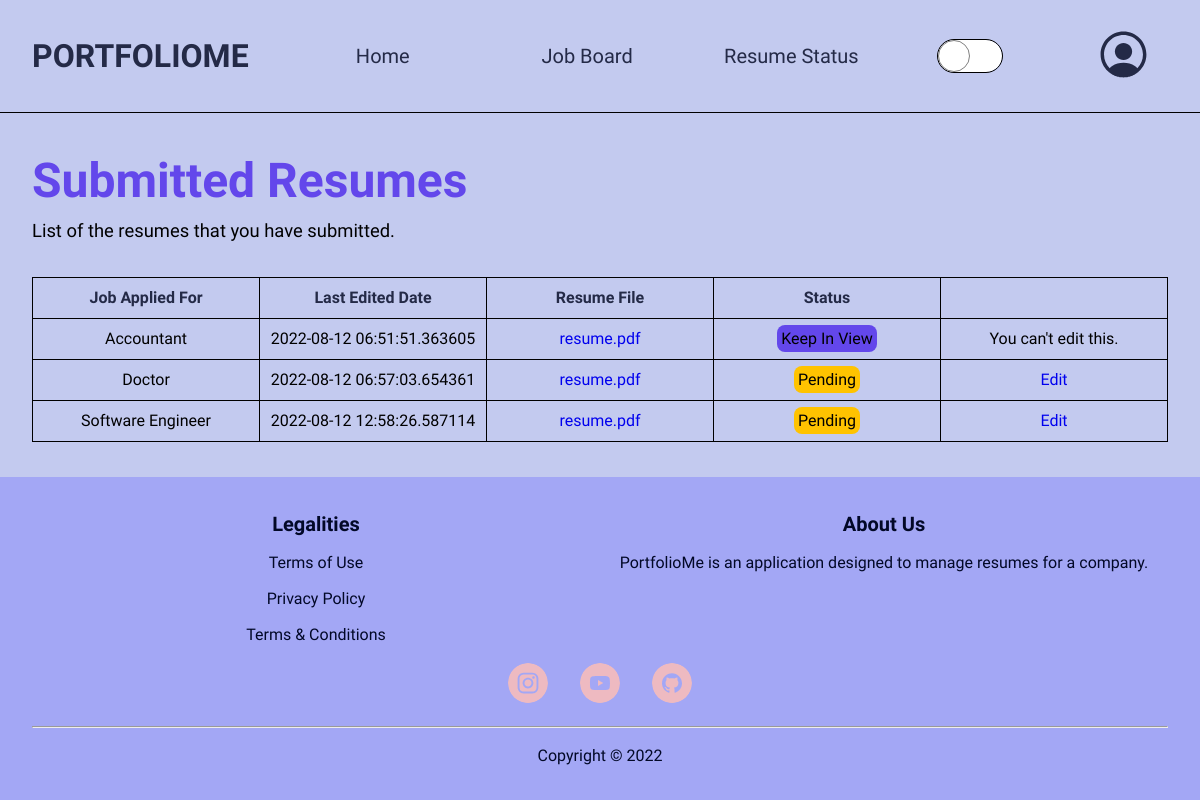
The page /resume_status (signed in) on the database its author committed.
### PortfolioMe/models.py (models this page shows, shortened)
class JobBoard(db.Model):
    __tablename__ = 'jobboard'
    id = db.Column(db.Integer, primary_key=True)
    name = db.Column(db.String(50), nullable=False)
    highlights = db.Column(db.String(200), nullable=False)
    description = db.Column(db.Text, nullable=False)
    department = db.Column(db.String(50), nullable=False)
    min_salary = db.Column(db.Float, nullable=False)
    max_salary = db.Column(db.Float, nullable=False)
    position_level = db.Column(db.String(20), nullable=False)
    years_of_experience = db.Column(db.String(10), nullable=False)
    job_type = db.Column(db.String(10), nullable=False)
    specializations = db.Column(db.String(50), nullable=False)
    job_image = db.Column(db.String(50), nullable=False)
    resumes_submitted_list = db.relationship(
        'Resume', backref='associated_job_board', lazy=True)

class Resume(db.Model):
    __tablename__ = 'resume'
    id = db.Column(db.Integer, primary_key=True)
    applicant_details = db.Column(db.Text, unique=False, nullable=False)
    date_edited = db.Column(db.DateTime, unique=False, nullable=False,
                            default=datetime.utcnow)
    is_bookmarked = db.Column(db.Boolean, unique=False,
                              nullable=False, default=False)
    is_hired = db.Column(db.Boolean, unique=False,
                         nullable=False, default=False)
    status = db.Column(db.String(20), unique=False,
                       nullable=False, default="Pending")
    image = db.Column(db.String(50), unique=False, nullable=False)
    additional_documents = db.Column(db.Text, unique=False, default="")
    applicant_id = db.Column(db.Integer, db.ForeignKey(
        'applicant.id'), nullable=False)
    job_id = db.Column(db.Integer, db.ForeignKey(
        'jobboard.id'), nullable=False)
    resume_details_ref = db.relationship(
        'Resume_Details', backref='associated_resume', uselist=False)

### PortfolioMe/client/routes.py (the view)
@client.route("/resume_status")
@login_required
def resume_status():
    resumes = Resume.query.filter_by(applicant_id=current_user.id).all()
    jobs = JobBoard.query.filter(JobBoard.resumes_submitted_list.any(
        applicant_id=current_user.id)).all()
    return render_template("client/resume_status.html", resumes=resumes, jobs=jobs)

### PortfolioMe/models.py (called while the page is built)
@login_manager.user_loader
def load_user(user_id):
    applicant = Applicant.query.get(int(user_id))
    if applicant.status != "Active":
        return None and logout_user
    return applicant

### PortfolioMe/templates/client/resume_status.html (shortened to what this page needs)
{% extends "layout/base.html" %}  {% block css %}
<link
    rel="stylesheet"
    href="{{ url_for('static', filename='css/client/resume_status.css') }}"
/>{% endblock %} {% block content %}
<main class="resume-list-container">
    <div class="resume-list-header">
        <h1>Submitted Resumes</h1>
        <p>List of the resumes that you have submitted.</p>
    </div>
    <div class="table-container">
        <table>
            <thead>
                <tr>
                    <th>Job Applied For</th>
                    <th>Last Edited Date</th>
                    <th>Resume File</th>
                    <th>Status</th>
                    <th></th>
                </tr>
            </thead>
            {% if resume is not none %} {% for resume in resumes %}
            <tbody>
                <tr>
                    <td>
                        {% for job in jobs %} {% if job.id == resume.job_id %}
                        {{ job.name }} {% endif %} {% endfor %}
                    </td>
                    <td>{{ resume.date_edited }}</td>
                    <td>
                        <a
                            href="{{ url_for('static', filename='resumes/' + resume.image) }}"
                            target="_blank"
                            >resume.pdf</a
                        >
                    </td>
                    <td>
                        {% if resume.status == "Accepted" %}
                        <span style="background-color: hsl(var(--green))"
                            >Accepted</span
                        >
                        {% elif resume.status == "Rejected" %}
                        <span style="background-color: hsl(var(--red))"
                            >Rejected</span
                        >
                        {% elif resume.status == "Pending" %}
                        <span style="background-color: hsl(var(--yellow))"
                            >Pending</span
                        >
                        {% elif resume.status == "Keep In View" %}
                        <span style="background-color: hsl(var(--accent-blue))"
                            >Keep In View</span
                        >
                        {% endif %}
                    </td>
                    <td>
                        {% if resume.status == "Pending" %}
                        <a
                            class="edit-resume-details-btn"
                            target="_blank"
                            href="{{ url_for('client.upload_resume_details', job_id=resume.job_id, resume_details_id=resume.resume_details_ref.id) }}"
                            >Edit</a
                        >
                        {% else %} You can't edit this. {% endif %}
                    </td>
                </tr>
            </tbody>
            {% endfor %} {% endif %}
        </table>
    </div>
</main>
{% endblock %}

### PortfolioMe/templates/layout/base.html (shortened to what this page needs)
<!DOCTYPE html>
<html lang="en">
    <head>
        <link
            rel="stylesheet"
            href="{{ url_for('static', filename='css/layout/base.css') }}"
        />
        <link
            rel="stylesheet"
            href="{{ url_for('static', filename='css/layout/reset.css') }}"
        />
        {% block css %} {% endblock %}
    </head>
    <body>
        <header>
            <div class="logo">
                <a href="{{ url_for('main.home') }}">PortfolioMe</a>
            </div>
            <nav class="navigation-bar">
                <ul>
                    {% if current_user.is_authenticated %}
                    <li>
                        <a href="{{ url_for('main.home') }}">Home</a>
                    </li>
                    <li>
                        <a href="{{ url_for('client.job_board') }}"
                            >Job Board</a
                        >
                    </li>
                    <li>
                        <a href="{{ url_for('client.resume_status') }}"
                            >Resume Status</a
                        >
                    </li>
                    {% endif %}
                </ul>
            </nav>
            <div class="toggle-dark-light-mode">
            </div>
            {% if current_user.is_authenticated %}
            <div class="profile-container">
                <button id="profile">
                </button>
            </div>
            {% else %}
            <div class="authentication-box">
                <a href="{{ url_for('auth.login') }}" class="login-btn"
                    >Login</a
                >
            </div>
            {% endif %}
        </header>
        {% block content %} {% endblock %}
        <footer>
            <div class="legalities">
                <h4>Legalities</h4>
                <a href="#">Terms of Use</a>
                <a href="#">Privacy Policy</a>
                <a href="#">Terms &amp; Conditions</a>
            </div>
            <div class="about-us">
                <h4>About Us</h4>
                <p>
                    PortfolioMe is an application designed to manage resumes for
                    a company.
                </p>
            </div>
            <div class="icons">
                <a href="#"
                    >
                </a>
                <a href="#"
                    >
                </a>
                <a href="#"
                    >
                </a>
            </div>
            <hr />
            <div class="copyright">Copyright &copy; 2022</div>
        </footer>
    </body>
</html>

### PortfolioMe/static/css/layout/base.css (style rules this page uses)
body { display: grid; grid-template-rows: auto 1fr auto; }
header { background-color: hsl(var(--light-blue)); display: grid; grid-template-columns: 1fr 4fr 1fr 1fr; border-bottom: 1px solid black; }
.logo { padding: 2em; }
.logo > a { font-size: 2rem; text-transform: uppercase; color: hsl(var(--dark-blue)); font-weight: 700; }
.navigation-bar > ul { display: flex; justify-content: space-around; align-items: center; height: 100%; list-style: none; }
.navigation-bar li { position: relative; width: 100%; height: 100%; }
.navigation-bar li::after { content: ''; display: block; height: 3px; width: 0; background-color: hsl(var(--dark-blue)); position: absolute; bottom: 0; transition: width 200ms ease-in-out; }
.navigation-bar a { font-size: 1.25rem; color: hsl(var(--dark-blue)); font-weight: 500; width: 100%; height: 100%; display: flex; justify-content: center; align-items: center; }
.toggle-dark-light-mode { display: flex; justify-content: center; align-items: center; }
.toggle-dark-light-mode { user-select: none; }
:root { --width: 4rem; }
.profile-container { display: grid; place-items: center; }
.profile-container > button { border-radius: 100%; outline: none; background-color: transparent; border: none; cursor: pointer; position: relative; }
footer { display: grid; grid-template-columns: repeat(2, 1fr); grid-template-areas: 'Legalities AboutUs' 'Icons Icons' 'Lining Lining' 'Copyright Copyright'; row-gap: 1rem; background-color: hsl(237, 80%, 80%); color: hsl(var(--pure-white)); padding: 2rem; }
footer .legalities, footer .about-us { display: flex; flex-direction: column; align-items: center; row-gap: 0.75rem; }
.legalities { grid-area: Legalities; }
.about-us { grid-area: AboutUs; }
.legalities h4, .about-us h4 { font-size: 1.25rem; }
.legalities h4, .about-us h4, .legalities a, .about-us p, .copyright { color: hsl(var(--blue-shade)); }
footer .icons, footer .copyright { display: flex; justify-content: center; column-gap: 2rem; }
.icons { grid-area: Icons; }
.icons svg { border-radius: 100%; }
.copyright { grid-area: Copyright; }
footer hr { grid-area: Lining; }

### PortfolioMe/static/css/client/resume_status.css (style rules this page uses)
.resume-list-container { background-color: hsl(var(--light-blue)); padding: 2rem; }
.resume-list-header h1 { color: hsl(var(--accent-blue)); font-size: 3rem; }
.resume-list-header p { font-size: 1.15rem; }
.table-container { margin-top: 2rem; }
table { width: 100%; table-layout: fixed; }
table, th, td { border: 1px solid black; border-collapse: collapse; }
th, td { padding: 0.5rem; }
th { color: hsl(var(--dark-blue)); }
td:first-child { overflow: hidden; white-space: nowrap; text-overflow: ellipsis; }
td { text-align: center; }
td span { padding: 0.25rem; border-radius: 0.5rem; }

### rows shown on the page
Resume: date_edited "2022-08-12 06:51:51.363605", status "Keep In View"
JobBoard: name "Accountant"
Resume: date_edited "2022-08-12 06:57:03.654361", status "Pending"
JobBoard: name "Doctor"
Resume: date_edited "2022-08-12 12:58:26.587114", status "Pending"
JobBoard: name "Software Engineer"
